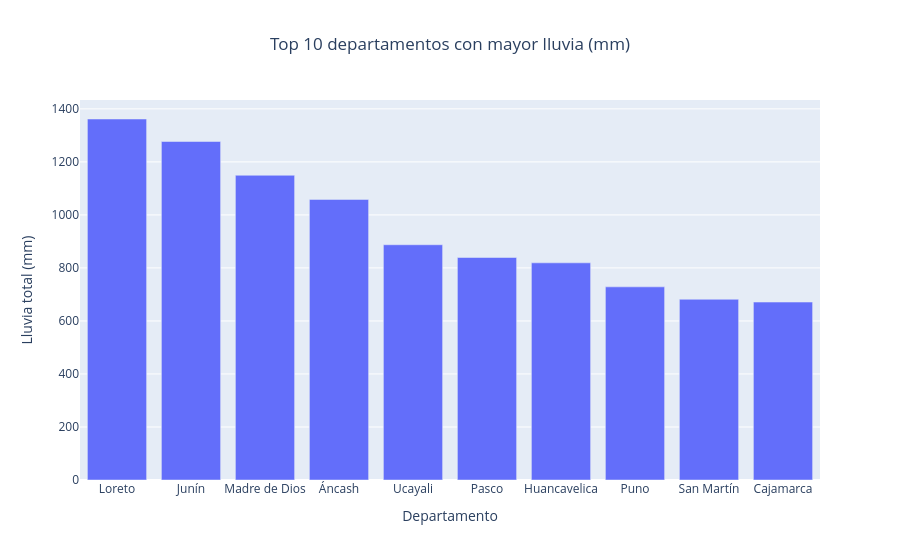

Write notebook code for a chart like this one.
### Code cell
barra_2 = px.bar(
    top_mm.head(10), 
    x = "departamento", 
    y = "lluvia_total_mm", 
    title = "Top 10 departamentos con mayor lluvia (mm)", 
    labels = {
        "departamento": "Departamento", 
        "lluvia_total_mm": "Lluvia total (mm)"
        }
    )

barra_2 = barra_2.update_coloraxes(showscale=False).update_layout(title_x=0.5, title_xanchor="center")

barra_2.show()

### Figure 1 — Plotly figure (JSON) as saved in the notebook; plotly's stock layout.template omitted (floating-point values rounded to 4 significant figures)
{"data": [{"hovertemplate": "Departamento=%{x}<br>Lluvia total (mm)=%{y}<extra></extra>", "legendgroup": "", "marker": {"color": "#636efa", "pattern": {"shape": ""}}, "name": "", "orientation": "v", "showlegend": false, "textposition": "auto", "type": "bar", "x": ["Loreto", "Junín", "Madre de Dios", "Áncash", "Ucayali", "Pasco", "Huancavelica", "Puno", "San Martín", "Cajamarca"], "xaxis": "x", "y": [1362.0, 1277.0, 1150.0, 1058.0, 887.4, 839.3, 819.2, 728.6, 681.7, 671.2], "yaxis": "y"}], "layout": {"barmode": "relative", "coloraxis": {"showscale": false}, "legend": {"tracegroupgap": 0}, "title": {"text": "Top 10 departamentos con mayor lluvia (mm)", "x": 0.5, "xanchor": "center"}, "xaxis": {"anchor": "y", "domain": [0, 1], "title": {"text": "Departamento"}}, "yaxis": {"anchor": "x", "domain": [0, 1], "title": {"text": "Lluvia total (mm)"}}}}
